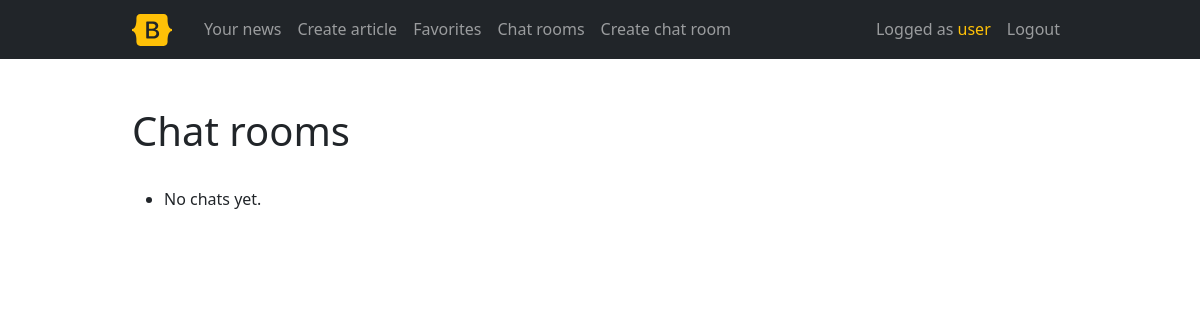
The page /chat/ (signed in) on the database as committed earlier.
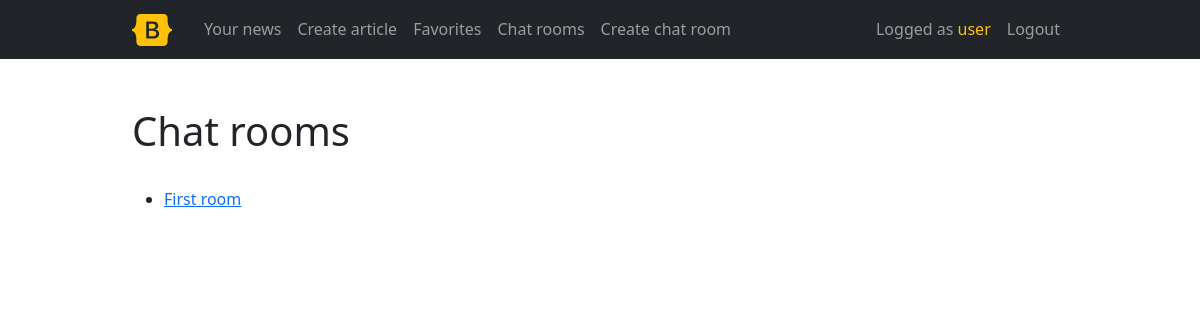
The same page on the database as committed later.
### chat/models.py (models this page shows, shortened)
class ChatRoom(models.Model):
    title = models.CharField(max_length=64, null=False)

### chat/views.py (the view)
# urls.py: path('', ChatListView.as_view(), name='chat-list'),
class ChatListView(ListView):
    model = ChatRoom
    def get_context_data(self, **kwargs):
        context = super().get_context_data(**kwargs)
        context['now'] = timezone.now()
        return context

### chat/templates/chat/chatroom_list.html (shortened to what this page needs)
{% extends "base.html" %}
{% block content %}
    {% if user.is_authenticated %}
        <h1>Chat rooms</h1>
        <ul>
        {% for chat in object_list %}
        <li>
          <a href="{% url 'chat-detail' chat.id %}">
          {{ chat.title }}
          </a>
        </li>
        {% empty %}
        <li>
                No chats yet.
        </li>
        {% endfor %}
        </ul>
    {% endif %}
{% endblock %}

### templates/base.html (shortened to what this page needs)
<!DOCTYPE html>
<html lang="en">
  <head>
    {% load django_bootstrap5 %}
    {% bootstrap_css %}
    {% load static %}
    <link href="{% static 'css/style.css' %}" rel="stylesheet">
  </head>
  <body>
  <div class="wrap">
    {% include "nav.html" %}
    <section class="section">
      <div class="container mt-5">
        {% block content %} {% endblock %}
      </div>
    </section>
  </div>
  </body>
</html>

### templates/nav.html (shortened to what this page needs)
<nav class="navbar navbar-expand-md navbar-dark bg-dark text-white mb-4">
  <div class="container-fluid container">
    <a  href="/" class="navbar-brand text-white text-decoration-none">
      <svg class="bi me-2" width="40" height="32" role="img" aria-label="Bootstrap"><use xlink:href="#bootstrap"/></svg>
    </a>
    <div class="collapse navbar-collapse justify-content-between" id="navbarCollapse">
      <ul class="navbar-nav me-auto mb-2 mb-md-0">
        {% if user.is_authenticated %}
            <li class="nav-item">
                <a class="nav-link" href="{% url 'my-article-list' %}">Your
                  news</a>
            </li>
            <li class="nav-item"><a class="nav-link" href="{% url 'article-create' %}">Create article</a></li>
            <li class="nav-item"><a class="nav-link" href="{% url 'favorites' %}">Favorites</a></li>
            <li class="nav-item"><a class="nav-link" href="{% url 'chat-list' %}">Chat rooms</a></li>
            <li class="nav-item"><a class="nav-link" href="{% url 'chat-create' %}">Create chat room</a></li>
        {% endif%}
      </ul>
      {% if user.is_authenticated %}
      <ul class="navbar-nav">
          <li class="nav-item"><span class="nav-link">Logged as  <span class="text-warning">{{ request.user }}</span></span></li>
          <li class="nav-item"><a class="nav-link" href="{% url 'logout' %}?next=/">Logout</a></li>
      </ul>
      {% endif %}
    </div>
  </div>
</nav>

### static/css/style.css (style rules this page uses)
.container { max-width: 960px; }
h1 { margin-bottom: 2rem; }
.section { margin: 1rem; }

Rows that differ between the two databases and show on the page:
added ChatRoom: title "First room"
Other text that changed with them:
text no longer shown: "No chats yet."
